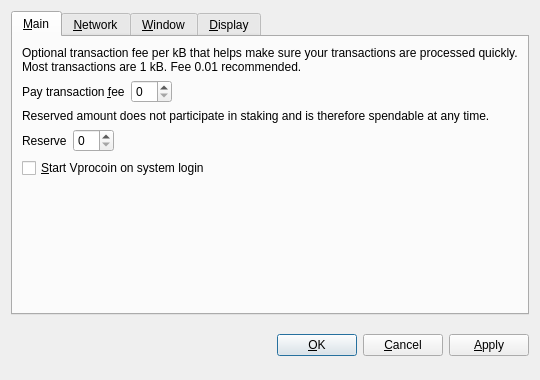
<?xml version="1.0" encoding="UTF-8"?>
<ui version="4.0">
 <class>OptionsDialog</class>
 <widget class="QDialog" name="OptionsDialog">
  <property name="geometry">
   <rect>
    <x>0</x>
    <y>0</y>
    <width>540</width>
    <height>380</height>
   </rect>
  </property>
  <property name="windowTitle">
   <string>Options</string>
  </property>
  <property name="modal">
   <bool>true</bool>
  </property>
  <layout class="QVBoxLayout" name="verticalLayout">
   <item>
    <widget class="QTabWidget" name="tabWidget">
     <property name="tabPosition">
      <enum>QTabWidget::North</enum>
     </property>
     <property name="currentIndex">
      <number>0</number>
     </property>
     <widget class="QWidget" name="tabMain">
      <attribute name="title">
       <string>&amp;Main</string>
      </attribute>
      <layout class="QVBoxLayout" name="verticalLayout_Main">
       <item>
        <widget class="QLabel" name="transactionFeeInfoLabel">
         <property name="text">
          <string>Optional transaction fee per kB that helps make sure your transactions are processed quickly. Most transactions are 1 kB. Fee 0.01 recommended.</string>
         </property>
         <property name="textFormat">
          <enum>Qt::PlainText</enum>
         </property>
         <property name="wordWrap">
          <bool>true</bool>
         </property>
        </widget>
       </item>
       <item>
        <layout class="QHBoxLayout" name="horizontalLayoutFee">
         <item>
          <widget class="QLabel" name="transactionFeeLabel">
           <property name="text">
            <string>Pay transaction &amp;fee</string>
           </property>
           <property name="textFormat">
            <enum>Qt::PlainText</enum>
           </property>
           <property name="buddy">
            <cstring>transactionFee</cstring>
           </property>
          </widget>
         </item>
         <item>
          <widget class="BitcoinAmountField" name="transactionFee"/>
         </item>
         <item>
          <spacer name="horizontalSpacerFee">
           <property name="orientation">
            <enum>Qt::Horizontal</enum>
           </property>
           <property name="sizeHint" stdset="0">
            <size>
             <width>40</width>
             <height>20</height>
            </size>
           </property>
          </spacer>
         </item>
        </layout>
       </item>
       <item>
        <widget class="QLabel" name="reserveBalanceInfoLabel">
         <property name="text">
          <string>Reserved amount does not participate in staking and is therefore spendable at any time.</string>
         </property>
         <property name="textFormat">
          <enum>Qt::PlainText</enum>
         </property>
         <property name="wordWrap">
          <bool>true</bool>
         </property>
        </widget>
       </item>
       <item>
        <layout class="QHBoxLayout" name="horizontalLayoutReserveBalance">
         <item>
          <widget class="QLabel" name="reserveBalanceLabel">
           <property name="text">
            <string>Reserve</string>
           </property>
           <property name="textFormat">
            <enum>Qt::PlainText</enum>
           </property>
           <property name="buddy">
            <cstring>reserveBalance</cstring>
           </property>
          </widget>
         </item>
         <item>
          <widget class="BitcoinAmountField" name="reserveBalance"/>
         </item>
         <item>
          <spacer name="horizontalSpacerReserveBalance">
           <property name="orientation">
            <enum>Qt::Horizontal</enum>
           </property>
           <property name="sizeHint" stdset="0">
            <size>
             <width>40</width>
             <height>20</height>
            </size>
           </property>
          </spacer>
         </item>
        </layout>
       </item>
       <item>
        <widget class="QCheckBox" name="bitcoinAtStartup">
         <property name="toolTip">
          <string>Automatically start Vprocoin after logging in to the system.</string>
         </property>
         <property name="text">
          <string>&amp;Start Vprocoin on system login</string>
         </property>
        </widget>
       </item>
       <item>
        <spacer name="verticalSpacer_Main">
         <property name="orientation">
          <enum>Qt::Vertical</enum>
         </property>
         <property name="sizeHint" stdset="0">
          <size>
           <width>20</width>
           <height>40</height>
          </size>
         </property>
        </spacer>
       </item>
      </layout>
     </widget>
     <widget class="QWidget" name="tabNetwork">
      <attribute name="title">
       <string>&amp;Network</string>
      </attribute>
      <layout class="QVBoxLayout" name="verticalLayout_Network">
       <item>
        <widget class="QCheckBox" name="mapPortUpnp">
         <property name="toolTip">
          <string>Automatically open the Vprocoin client port on the router. This only works when your router supports UPnP and it is enabled.</string>
         </property>
         <property name="text">
          <string>Map port using &amp;UPnP</string>
         </property>
        </widget>
       </item>
       <item>
        <widget class="QCheckBox" name="connectSocks">
         <property name="toolTip">
          <string>Connect to the Vprocoin network through a SOCKS proxy (e.g. when connecting through Tor).</string>
         </property>
         <property name="text">
          <string>&amp;Connect through SOCKS proxy:</string>
         </property>
        </widget>
       </item>
       <item>
        <layout class="QHBoxLayout" name="horizontalLayout_Network">
         <item>
          <widget class="QLabel" name="proxyIpLabel">
           <property name="text">
            <string>Proxy &amp;IP:</string>
           </property>
           <property name="textFormat">
            <enum>Qt::PlainText</enum>
           </property>
           <property name="buddy">
            <cstring>proxyIp</cstring>
           </property>
          </widget>
         </item>
         <item>
          <widget class="QValidatedLineEdit" name="proxyIp">
           <property name="maximumSize">
            <size>
             <width>140</width>
             <height>16777215</height>
            </size>
           </property>
           <property name="toolTip">
            <string>IP address of the proxy (e.g. 127.0.0.1)</string>
           </property>
          </widget>
         </item>
         <item>
          <widget class="QLabel" name="proxyPortLabel">
           <property name="text">
            <string>&amp;Port:</string>
           </property>
           <property name="textFormat">
            <enum>Qt::PlainText</enum>
           </property>
           <property name="buddy">
            <cstring>proxyPort</cstring>
           </property>
          </widget>
         </item>
         <item>
          <widget class="QLineEdit" name="proxyPort">
           <property name="maximumSize">
            <size>
             <width>55</width>
             <height>16777215</height>
            </size>
           </property>
           <property name="toolTip">
            <string>Port of the proxy (e.g. 9050)</string>
           </property>
          </widget>
         </item>
         <item>
          <widget class="QLabel" name="socksVersionLabel">
           <property name="text">
            <string>SOCKS &amp;Version:</string>
           </property>
           <property name="textFormat">
            <enum>Qt::PlainText</enum>
           </property>
           <property name="buddy">
            <cstring>socksVersion</cstring>
           </property>
          </widget>
         </item>
         <item>
          <widget class="QValueComboBox" name="socksVersion">
           <property name="toolTip">
            <string>SOCKS version of the proxy (e.g. 5)</string>
           </property>
          </widget>
         </item>
         <item>
          <spacer name="horizontalSpacer_Network">
           <property name="orientation">
            <enum>Qt::Horizontal</enum>
           </property>
           <property name="sizeHint" stdset="0">
            <size>
             <width>40</width>
             <height>20</height>
            </size>
           </property>
          </spacer>
         </item>
        </layout>
       </item>
       <item>
        <spacer name="verticalSpacer_Network">
         <property name="orientation">
          <enum>Qt::Vertical</enum>
         </property>
         <property name="sizeHint" stdset="0">
          <size>
           <width>20</width>
           <height>40</height>
          </size>
         </property>
        </spacer>
       </item>
      </layout>
     </widget>
     <widget class="QWidget" name="tabWindow">
      <attribute name="title">
       <string>&amp;Window</string>
      </attribute>
      <layout class="QVBoxLayout" name="verticalLayout_Window">
       <item>
        <widget class="QCheckBox" name="minimizeToTray">
         <property name="toolTip">
          <string>Show only a tray icon after minimizing the window.</string>
         </property>
         <property name="text">
          <string>&amp;Minimize to the tray instead of the taskbar</string>
         </property>
        </widget>
       </item>
       <item>
        <widget class="QCheckBox" name="minimizeOnClose">
         <property name="toolTip">
          <string>Minimize instead of exit the application when the window is closed. When this option is enabled, the application will be closed only after selecting Quit in the menu.</string>
         </property>
         <property name="text">
          <string>M&amp;inimize on close</string>
         </property>
        </widget>
       </item>
       <item>
        <spacer name="verticalSpacer_Window">
         <property name="orientation">
          <enum>Qt::Vertical</enum>
         </property>
         <property name="sizeHint" stdset="0">
          <size>
           <width>20</width>
           <height>40</height>
          </size>
         </property>
        </spacer>
       </item>
      </layout>
     </widget>
     <widget class="QWidget" name="tabDisplay">
      <attribute name="title">
       <string>&amp;Display</string>
      </attribute>
      <layout class="QVBoxLayout" name="verticalLayout_Display">
       <item>
        <layout class="QHBoxLayout" name="horizontalLayout_1_Display">
         <item>
          <widget class="QLabel" name="langLabel">
           <property name="text">
            <string>User Interface &amp;language:</string>
           </property>
           <property name="textFormat">
            <enum>Qt::PlainText</enum>
           </property>
           <property name="buddy">
            <cstring>lang</cstring>
           </property>
          </widget>
         </item>
         <item>
          <widget class="QValueComboBox" name="lang">
           <property name="toolTip">
            <string>The user interface language can be set here. This setting will take effect after restarting Vprocoin.</string>
           </property>
          </widget>
         </item>
        </layout>
       </item>
       <item>
        <layout class="QHBoxLayout" name="horizontalLayout_2_Display">
         <item>
          <widget class="QLabel" name="unitLabel">
           <property name="text">
            <string>&amp;Unit to show amounts in:</string>
           </property>
           <property name="textFormat">
            <enum>Qt::PlainText</enum>
           </property>
           <property name="buddy">
            <cstring>unit</cstring>
           </property>
          </widget>
         </item>
         <item>
          <widget class="QValueComboBox" name="unit">
           <property name="toolTip">
            <string>Choose the default subdivision unit to show in the interface and when sending coins.</string>
           </property>
          </widget>
         </item>
        </layout>
       </item>
       <item>
        <widget class="QCheckBox" name="displayAddresses">
         <property name="toolTip">
          <string>Whether to show Vprocoin addresses in the transaction list or not.</string>
         </property>
         <property name="text">
          <string>&amp;Display addresses in transaction list</string>
         </property>
        </widget>
       </item>
       <item>
        <widget class="QCheckBox" name="coinControlFeatures">
         <property name="toolTip">
          <string>Whether to show coin control features or not.</string>
         </property>
         <property name="text">
          <string>Display coin &amp;control features (experts only!)</string>
         </property>
        </widget>
       </item>
       <item>
        <spacer name="verticalSpacer_Display">
         <property name="orientation">
          <enum>Qt::Vertical</enum>
         </property>
         <property name="sizeHint" stdset="0">
          <size>
           <width>20</width>
           <height>40</height>
          </size>
         </property>
        </spacer>
       </item>
      </layout>
     </widget>
    </widget>
   </item>
   <item>
    <layout class="QHBoxLayout" name="horizontalLayout_Buttons">
     <item>
      <spacer name="horizontalSpacer_1">
       <property name="orientation">
        <enum>Qt::Horizontal</enum>
       </property>
       <property name="sizeHint" stdset="0">
        <size>
         <width>40</width>
         <height>48</height>
        </size>
       </property>
      </spacer>
     </item>
     <item>
      <widget class="QLabel" name="statusLabel">
       <property name="font">
        <font>
         <weight>75</weight>
         <bold>true</bold>
        </font>
       </property>
       <property name="text">
        <string/>
       </property>
       <property name="textFormat">
        <enum>Qt::PlainText</enum>
       </property>
       <property name="wordWrap">
        <bool>true</bool>
       </property>
      </widget>
     </item>
     <item>
      <spacer name="horizontalSpacer_2">
       <property name="orientation">
        <enum>Qt::Horizontal</enum>
       </property>
       <property name="sizeHint" stdset="0">
        <size>
         <width>40</width>
         <height>48</height>
        </size>
       </property>
      </spacer>
     </item>
     <item>
      <widget class="QPushButton" name="okButton">
       <property name="text">
        <string>&amp;OK</string>
       </property>
      </widget>
     </item>
     <item>
      <widget class="QPushButton" name="cancelButton">
       <property name="text">
        <string>&amp;Cancel</string>
       </property>
       <property name="autoDefault">
        <bool>false</bool>
       </property>
      </widget>
     </item>
     <item>
      <widget class="QPushButton" name="applyButton">
       <property name="text">
        <string>&amp;Apply</string>
       </property>
       <property name="autoDefault">
        <bool>false</bool>
       </property>
      </widget>
     </item>
    </layout>
   </item>
  </layout>
 </widget>
 <customwidgets>
  <customwidget>
   <class>BitcoinAmountField</class>
   <extends>QSpinBox</extends>
   <header>bitcoinamountfield.h</header>
  </customwidget>
  <customwidget>
   <class>QValueComboBox</class>
   <extends>QComboBox</extends>
   <header>qvaluecombobox.h</header>
  </customwidget>
  <customwidget>
   <class>QValidatedLineEdit</class>
   <extends>QLineEdit</extends>
   <header>qvalidatedlineedit.h</header>
  </customwidget>
 </customwidgets>
 <resources/>
 <connections/>
</ui>
